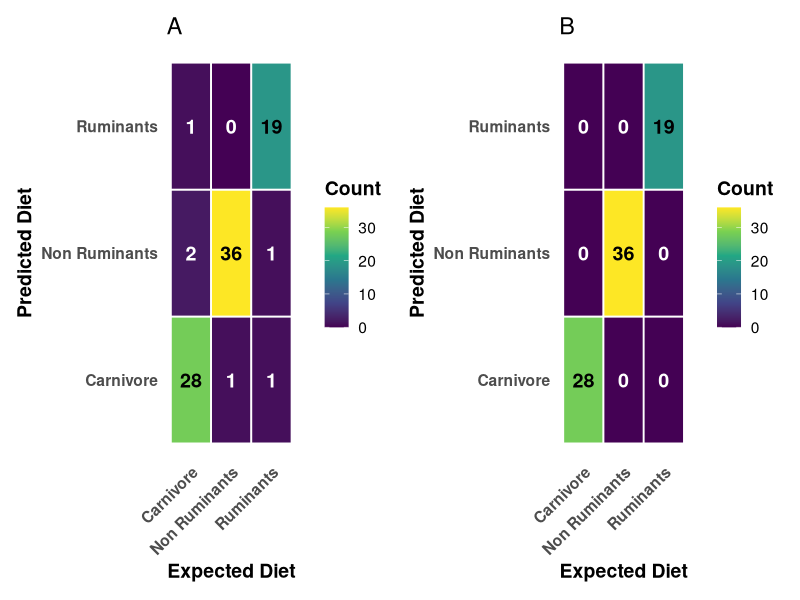

Here is the R script that generated this plot:
# Random Forest Classification Analysis

library(tidyverse)
library(caret)
library(patchwork)

# Function to generate confusion matrix plot
make_confusion_plot <- function(data, remove_outliers = TRUE, plot_title = "") {
  
  if (remove_outliers) {
    outliers <- c("K058683-R", "K058706-R", "K058789-R", "K058689-R", "K058814-R", "K058785-R")
    data <- data[!(data$index %in% outliers), ]
  }
  
  # Prepare metadata
  metadata <- data.frame(
    SampleID = data$index,
    Diet_type = factor(make.names(data$Diet_type)),
    stringsAsFactors = FALSE
  )
  
  # Extract abundance data
  abundance_table <- data[, grep("d__Bacteria", colnames(data))]
  rownames(abundance_table) <- metadata$SampleID
  
  # Extract family names
  extract_family <- function(tax_string) {
    if (grepl("g__", tax_string)) {
      gsub(".*;g__([^;]+).*", "\\1", tax_string)
    } else if (grepl("f__", tax_string)) {
      gsub(".*;f__([^;]+).*", "\\1", tax_string)
    } else {
      NA
    }
  }
  
  family_names <- sapply(colnames(abundance_table), extract_family)
  abundance_table_family <- rowsum(t(abundance_table), group = family_names, na.rm = TRUE)
  abundance_table_family <- t(abundance_table_family)
  abundance_table_family <- abundance_table_family[, !is.na(colnames(abundance_table_family))]
  
  # CLR transformation
  clr_transform <- function(x) {
    x <- x + 1
    log(x / exp(mean(log(x))))
  }
  
  abundance_table_clr <- t(apply(abundance_table_family, 1, clr_transform))
  
  # Prepare data for random forest
  rf_data <- cbind(Diet_type = metadata$Diet_type, as.data.frame(abundance_table_clr))
  rf_data$Diet_type <- as.factor(rf_data$Diet_type)
  
  # Train random forest model
  set.seed(123)
  rf_model <- train(
    Diet_type ~ ., data = rf_data,
    method = "rf",
    trControl = trainControl(method = "cv", number = 5, classProbs = TRUE, savePredictions = "final"),
    ntree = 500, importance = TRUE, metric = "Accuracy"
  )
  
  # Get predictions
  cv_predictions <- rf_model$pred
  cv_predictions$obs <- factor(cv_predictions$obs, levels = levels(rf_data$Diet_type))
  cv_predictions$pred <- factor(cv_predictions$pred, levels = levels(rf_data$Diet_type))
  
  # Create confusion matrix
  conf_matrix_cv <- confusionMatrix(cv_predictions$pred, cv_predictions$obs)
  cm_df <- as.data.frame(conf_matrix_cv$table)
  
  # Recode for nice labels
  cm_df <- cm_df %>%
    mutate(
      Reference = recode(Reference, "Non.Ruminant" = "Non Ruminants", "Ruminant" = "Ruminants"),
      Prediction = recode(Prediction, "Non.Ruminant" = "Non Ruminants", "Ruminant" = "Ruminants")
    )
  
  # Create plot
  ggplot(cm_df, aes(x = Reference, y = Prediction, fill = Freq)) +
    geom_tile(color = "white", linewidth = 0.6) +
    geom_text(aes(label = Freq),
              color = ifelse(cm_df$Freq > max(cm_df$Freq) * 0.5, "black", "white"),
              size = 5, fontface = "bold") +
    scale_fill_viridis_c(name = "Count") +
    labs(x = "Expected Diet", y = "Predicted Diet", title = plot_title) +
    theme_minimal(base_size = 14) +
    theme(
      panel.grid = element_blank(),
      axis.text.x = element_text(angle = 45, hjust = 1, face = "bold"),
      axis.text.y = element_text(face = "bold"),
      axis.title = element_text(face = "bold"),
      legend.title = element_text(face = "bold")
    )
}

# Load data
data <- read.csv("data/level-6.csv", check.names = FALSE)

# Remove additional outliers
additional_outliers <- c("K058700-R", "K058796-R", "K058824-R", "K058810-R", "K058694-R")
data <- data[!(data$index %in% additional_outliers), ]

# Create plots
plot_all <- make_confusion_plot(data, remove_outliers = FALSE, plot_title = "A")
plot_no_outliers <- make_confusion_plot(data, remove_outliers = TRUE, plot_title = "B")

# Combine plots
final_plot <- plot_all + plot_no_outliers + plot_layout(ncol = 2)

# Save combined plot
ggsave("output/figures/Supplementary_confusion_matrix.png",
       plot = final_plot,
       width = 16, height = 6, units = "in", dpi = 600)